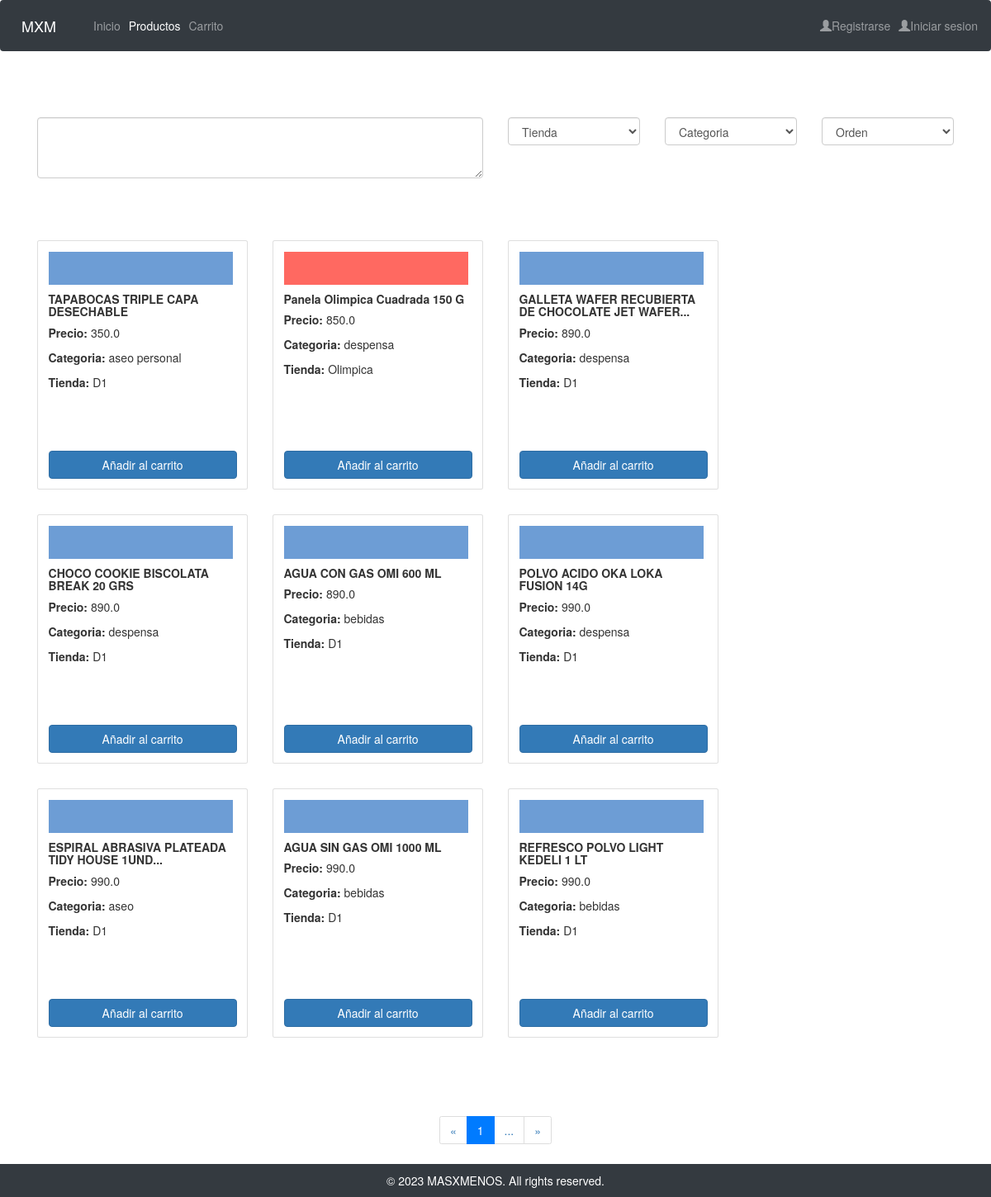
The page /catalog/productos/0/asc/all on the database its author committed.
### catalog/models.py (models this page shows, shortened)
class Producto(models.Model):
    name = models.CharField(max_length=100)
    price = models.FloatField()
    store = models.ForeignKey('Tienda',on_delete=models.SET_NULL, null=True)
    cat = models.ForeignKey('Categoria',on_delete=models.SET_NULL, null=True)

class Tienda(models.Model):
    name = models.CharField(max_length=20)
    def __str__(self) -> str:
        return self.name

class Categoria(models.Model):
    name  = models.CharField(max_length=20)
    def __str__(self) -> str:
        return self.name

### catalog/views.py (the view)
# urls.py: path('productos/<int:id>/<str:order>/<str:cat>', views.productosn, name='productosn'),
def productosn(request,id,order,cat):
    i=id*9
    n = i+9  # number of objects to retrieve
    tiendas = Tienda.objects.all()
    cats = Categoria.objects.all()
    if cat !='all' :
        if(order=='asc'):
            products = Producto.objects.all().filter(cat=cat).order_by('price')[i:n]
        else:
            products = Producto.objects.all().filter(cat=cat).order_by('-price')[i:n]
    else:
        if(order=='asc'):
            products = Producto.objects.all().order_by('price')[i:n]
        else:
            products = Producto.objects.all().order_by('-price')[i:n]
    rows = [products[0:3],products[3:6],products[6:9]]
    context ={
        'products':products,
        'rows':rows,
        'prev':id-1 if id>0 else id,
        'next':id+1,
        'order':order,
        'stores':tiendas,
        'cats':cats,
        'cat':cat,
    }
    return render(request,'productos.html',context=context)

### catalog/templates/productos.html (shortened to what this page needs)
{% extends "main_template.html" %}
{% block content %}
    <link rel="stylesheet" href="https://maxcdn.bootstrapcdn.com/bootstrap/3.4.1/css/bootstrap.min.css">
    <link rel="stylesheet" href="https://cdnjs.cloudflare.com/ajax/libs/font-awesome/4.7.0/css/font-awesome.min.css">
    <p>&nbsp;</p>
    <p>&nbsp;</p>
    <div class="row">
      <div class="col-md-6">
          <textarea class="form-control" rows="3"></textarea>
      </div>
      <div class="col-md-2">
          <select class="form-control">
              <option disabled selected>Tienda</option>
          </select>
      </div>
      <div class="col-md-2">
          <select class="form-control">
              <option disabled selected>Categoria</option>
          </select>
      </div>
      <div class="col-md-2">
          <select class="form-control">
              <option disabled selected>Orden</option>
          </select>
      </div>
  </div>
    <p>&nbsp;</p>
    <p>&nbsp;</p>
    {% for row in rows %}
    <div class="row">
        {% for product in row %}
        <div class="col-md-3 p-4">
            <div class="card product-card">
                <div class="card-body d-flex flex-column">
                    <div class="{{product.store}}"></div>
                    <h5 class="card-title"><strong>{{product.name}}</strong></h5>
                    <p class="card-text"><strong>Precio:</strong> {{product.price}}</p>
                    <p class="card-text"><strong>Categoria: </strong>{{product.cat}}</p>
                    <p class="card-text"><strong>Tienda: </strong>{{product.store}}</p>
                    <a href="#" class="btn btn-primary mt-auto">Añadir al carrito</a>
                </div>
            </div>
        </div>
        {% endfor %}
    </div>
    {% endfor %}
    <p>&nbsp;</p>
    <p>&nbsp;</p>
    <div class="row">
        <div class="col-md-12 text-center">
          <ul class="pagination">
            {% if id == 0 %}
              <li class="page-item disabled">
                <a class="page-link" href="#">«</a>
              </li>
            {% else %}
              <li class="page-item">
                <a class="page-link" href="{% url 'productosn' id=prev order=order cat=cat %}">«</a>
              </li>
            {% endif %}
            <li class="page-item active">
              <a class="page-link" href="{% url 'productosn' id=1 order=order cat=cat %}">1</a>
            </li>
            <li class="page-item">
              <a class="page-link" href="#">...</a>
            </li>
            <li class="page-item">
              <a class="page-link" href="{% url 'productosn' id=next order=order cat=cat %}">»</a>
            </li>
          </ul>
        </div>
      </div>
{% endblock %}

### catalog/templates/main_template.html (style rules this page uses)
.product-card { transition: transform 0.2s; }
.Olimpica { width: 98%; height: 40px; background-color: #FF6961; }
.D1 { width: 98%; height: 40px; background-color: #6d9dd5; }

### catalog/templates/productos.html (style rules this page uses)
.card-body { height: 300px; }

### rows shown on the page
Producto: name "TAPABOCAS TRIPLE CAPA DESECHABLE", price "350.0", cat "aseo personal", store "D1"
Producto: name "Panela Olimpica Cuadrada 150 G", price "850.0", cat "despensa", store "Olimpica"
Producto: name "GALLETA WAFER RECUBIERTA DE CHOCOLATE JET WAFER...", price "890.0", cat "despensa", store "D1"
Producto: name "CHOCO COOKIE BISCOLATA BREAK 20 GRS", price "890.0", cat "despensa", store "D1"
Producto: name "AGUA CON GAS OMI 600 ML", price "890.0", cat "bebidas", store "D1"
Producto: name "POLVO ACIDO OKA LOKA FUSION 14G", price "990.0", cat "despensa", store "D1"
Producto: name "ESPIRAL ABRASIVA PLATEADA TIDY HOUSE 1UND...", price "990.0", cat "aseo", store "D1"
Producto: name "AGUA SIN GAS OMI 1000 ML", price "990.0", cat "bebidas", store "D1"
Producto: name "REFRESCO POLVO LIGHT KEDELI 1 LT", price "990.0", cat "bebidas", store "D1"
